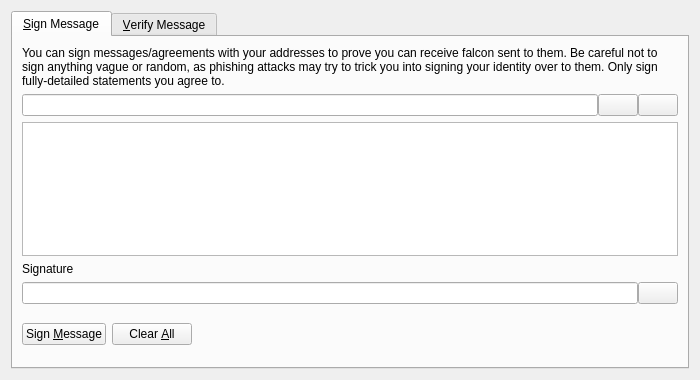
<?xml version="1.0" encoding="UTF-8"?>
<ui version="4.0">
 <class>SignVerifyMessageDialog</class>
 <widget class="QDialog" name="SignVerifyMessageDialog">
  <property name="geometry">
   <rect>
    <x>0</x>
    <y>0</y>
    <width>700</width>
    <height>380</height>
   </rect>
  </property>
  <property name="windowTitle">
   <string>Signatures - Sign / Verify a Message</string>
  </property>
  <property name="modal">
   <bool>true</bool>
  </property>
  <layout class="QVBoxLayout" name="verticalLayout">
   <item>
    <widget class="QTabWidget" name="tabWidget">
     <property name="currentIndex">
      <number>0</number>
     </property>
     <widget class="QWidget" name="tabSignMessage">
      <attribute name="title">
       <string>&amp;Sign Message</string>
      </attribute>
      <layout class="QVBoxLayout" name="verticalLayout_SM">
       <item>
        <widget class="QLabel" name="infoLabel_SM">
         <property name="text">
          <string>You can sign messages/agreements with your addresses to prove you can receive falcon sent to them. Be careful not to sign anything vague or random, as phishing attacks may try to trick you into signing your identity over to them. Only sign fully-detailed statements you agree to.</string>
         </property>
         <property name="textFormat">
          <enum>Qt::PlainText</enum>
         </property>
         <property name="wordWrap">
          <bool>true</bool>
         </property>
        </widget>
       </item>
       <item>
        <layout class="QHBoxLayout" name="horizontalLayout_1_SM">
         <property name="spacing">
          <number>0</number>
         </property>
         <item>
          <widget class="QValidatedLineEdit" name="addressIn_SM">
           <property name="toolTip">
            <string>The Falcon address to sign the message with</string>
           </property>
          </widget>
         </item>
         <item>
          <widget class="QPushButton" name="addressBookButton_SM">
           <property name="toolTip">
            <string>Choose previously used address</string>
           </property>
           <property name="text">
            <string/>
           </property>
           <property name="icon">
            <iconset resource="../bitcoin.qrc">
             <normaloff>:/icons/address-book</normaloff>:/icons/address-book</iconset>
           </property>
           <property name="shortcut">
            <string>Alt+A</string>
           </property>
           <property name="autoDefault">
            <bool>false</bool>
           </property>
          </widget>
         </item>
         <item>
          <widget class="QPushButton" name="pasteButton_SM">
           <property name="toolTip">
            <string>Paste address from clipboard</string>
           </property>
           <property name="text">
            <string/>
           </property>
           <property name="icon">
            <iconset resource="../bitcoin.qrc">
             <normaloff>:/icons/editpaste</normaloff>:/icons/editpaste</iconset>
           </property>
           <property name="shortcut">
            <string>Alt+P</string>
           </property>
           <property name="autoDefault">
            <bool>false</bool>
           </property>
          </widget>
         </item>
        </layout>
       </item>
       <item>
        <widget class="QPlainTextEdit" name="messageIn_SM">
         <property name="toolTip">
          <string>Enter the message you want to sign here</string>
         </property>
        </widget>
       </item>
       <item>
        <widget class="QLabel" name="signatureLabel_SM">
         <property name="text">
          <string>Signature</string>
         </property>
         <property name="textFormat">
          <enum>Qt::PlainText</enum>
         </property>
        </widget>
       </item>
       <item>
        <layout class="QHBoxLayout" name="horizontalLayout_2_SM">
         <property name="spacing">
          <number>0</number>
         </property>
         <item>
          <widget class="QLineEdit" name="signatureOut_SM">
           <property name="font">
            <font>
             <italic>true</italic>
            </font>
           </property>
           <property name="readOnly">
            <bool>true</bool>
           </property>
          </widget>
         </item>
         <item>
          <widget class="QPushButton" name="copySignatureButton_SM">
           <property name="toolTip">
            <string>Copy the current signature to the system clipboard</string>
           </property>
           <property name="text">
            <string/>
           </property>
           <property name="icon">
            <iconset resource="../bitcoin.qrc">
             <normaloff>:/icons/editcopy</normaloff>:/icons/editcopy</iconset>
           </property>
           <property name="autoDefault">
            <bool>false</bool>
           </property>
          </widget>
         </item>
        </layout>
       </item>
       <item>
        <layout class="QHBoxLayout" name="horizontalLayout_3_SM">
         <item>
          <widget class="QPushButton" name="signMessageButton_SM">
           <property name="toolTip">
            <string>Sign the message to prove you own this Falcon address</string>
           </property>
           <property name="text">
            <string>Sign &amp;Message</string>
           </property>
           <property name="icon">
            <iconset resource="../bitcoin.qrc">
             <normaloff>:/icons/edit</normaloff>:/icons/edit</iconset>
           </property>
           <property name="autoDefault">
            <bool>false</bool>
           </property>
          </widget>
         </item>
         <item>
          <widget class="QPushButton" name="clearButton_SM">
           <property name="toolTip">
            <string>Reset all sign message fields</string>
           </property>
           <property name="text">
            <string>Clear &amp;All</string>
           </property>
           <property name="icon">
            <iconset resource="../bitcoin.qrc">
             <normaloff>:/icons/remove</normaloff>:/icons/remove</iconset>
           </property>
           <property name="autoDefault">
            <bool>false</bool>
           </property>
          </widget>
         </item>
         <item>
          <spacer name="horizontalSpacer_1_SM">
           <property name="orientation">
            <enum>Qt::Horizontal</enum>
           </property>
           <property name="sizeHint" stdset="0">
            <size>
             <width>40</width>
             <height>48</height>
            </size>
           </property>
          </spacer>
         </item>
         <item>
          <widget class="QLabel" name="statusLabel_SM">
           <property name="font">
            <font>
             <weight>75</weight>
             <bold>true</bold>
            </font>
           </property>
           <property name="text">
            <string/>
           </property>
           <property name="wordWrap">
            <bool>true</bool>
           </property>
          </widget>
         </item>
         <item>
          <spacer name="horizontalSpacer_2_SM">
           <property name="orientation">
            <enum>Qt::Horizontal</enum>
           </property>
           <property name="sizeHint" stdset="0">
            <size>
             <width>40</width>
             <height>48</height>
            </size>
           </property>
          </spacer>
         </item>
        </layout>
       </item>
      </layout>
     </widget>
     <widget class="QWidget" name="tabVerifyMessage">
      <attribute name="title">
       <string>&amp;Verify Message</string>
      </attribute>
      <layout class="QVBoxLayout" name="verticalLayout_VM">
       <item>
        <widget class="QLabel" name="infoLabel_VM">
         <property name="text">
          <string>Enter the receiver's address, message (ensure you copy line breaks, spaces, tabs, etc. exactly) and signature below to verify the message. Be careful not to read more into the signature than what is in the signed message itself, to avoid being tricked by a man-in-the-middle attack. Note that this only proves the signing party receives with the address, it cannot prove sendership of any transaction!</string>
         </property>
         <property name="textFormat">
          <enum>Qt::PlainText</enum>
         </property>
         <property name="alignment">
          <set>Qt::AlignLeading|Qt::AlignLeft|Qt::AlignTop</set>
         </property>
         <property name="wordWrap">
          <bool>true</bool>
         </property>
        </widget>
       </item>
       <item>
        <layout class="QHBoxLayout" name="horizontalLayout_1_VM">
         <property name="spacing">
          <number>0</number>
         </property>
         <item>
          <widget class="QValidatedLineEdit" name="addressIn_VM">
           <property name="toolTip">
            <string>The Falcon address the message was signed with</string>
           </property>
          </widget>
         </item>
         <item>
          <widget class="QPushButton" name="addressBookButton_VM">
           <property name="toolTip">
            <string>Choose previously used address</string>
           </property>
           <property name="text">
            <string/>
           </property>
           <property name="icon">
            <iconset resource="../bitcoin.qrc">
             <normaloff>:/icons/address-book</normaloff>:/icons/address-book</iconset>
           </property>
           <property name="shortcut">
            <string>Alt+A</string>
           </property>
           <property name="autoDefault">
            <bool>false</bool>
           </property>
          </widget>
         </item>
        </layout>
       </item>
       <item>
        <widget class="QPlainTextEdit" name="messageIn_VM"/>
       </item>
       <item>
        <widget class="QValidatedLineEdit" name="signatureIn_VM"/>
       </item>
       <item>
        <layout class="QHBoxLayout" name="horizontalLayout_2_VM">
         <item>
          <widget class="QPushButton" name="verifyMessageButton_VM">
           <property name="toolTip">
            <string>Verify the message to ensure it was signed with the specified Falcon address</string>
           </property>
           <property name="text">
            <string>Verify &amp;Message</string>
           </property>
           <property name="icon">
            <iconset resource="../bitcoin.qrc">
             <normaloff>:/icons/transaction_0</normaloff>:/icons/transaction_0</iconset>
           </property>
           <property name="autoDefault">
            <bool>false</bool>
           </property>
          </widget>
         </item>
         <item>
          <widget class="QPushButton" name="clearButton_VM">
           <property name="toolTip">
            <string>Reset all verify message fields</string>
           </property>
           <property name="text">
            <string>Clear &amp;All</string>
           </property>
           <property name="icon">
            <iconset resource="../bitcoin.qrc">
             <normaloff>:/icons/remove</normaloff>:/icons/remove</iconset>
           </property>
           <property name="autoDefault">
            <bool>false</bool>
           </property>
          </widget>
         </item>
         <item>
          <spacer name="horizontalSpacer_1_VM">
           <property name="orientation">
            <enum>Qt::Horizontal</enum>
           </property>
           <property name="sizeHint" stdset="0">
            <size>
             <width>40</width>
             <height>48</height>
            </size>
           </property>
          </spacer>
         </item>
         <item>
          <widget class="QLabel" name="statusLabel_VM">
           <property name="font">
            <font>
             <weight>75</weight>
             <bold>true</bold>
            </font>
           </property>
           <property name="text">
            <string/>
           </property>
           <property name="wordWrap">
            <bool>true</bool>
           </property>
          </widget>
         </item>
         <item>
          <spacer name="horizontalSpacer_2_VM">
           <property name="orientation">
            <enum>Qt::Horizontal</enum>
           </property>
           <property name="sizeHint" stdset="0">
            <size>
             <width>40</width>
             <height>48</height>
            </size>
           </property>
          </spacer>
         </item>
        </layout>
       </item>
      </layout>
     </widget>
    </widget>
   </item>
  </layout>
 </widget>
 <customwidgets>
  <customwidget>
   <class>QValidatedLineEdit</class>
   <extends>QLineEdit</extends>
   <header>qt/qvalidatedlineedit.h</header>
  </customwidget>
 </customwidgets>
 <resources>
  <include location="../bitcoin.qrc"/>
 </resources>
 <connections/>
</ui>
